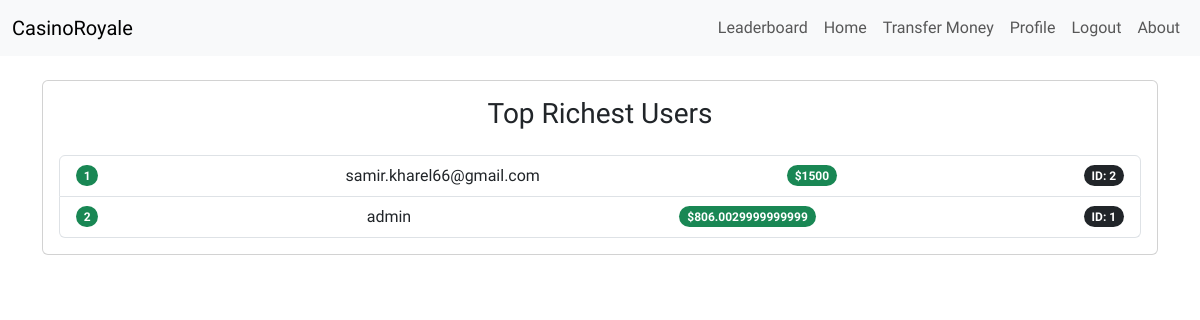
The page /leaderboard (signed in) on the database as committed earlier.
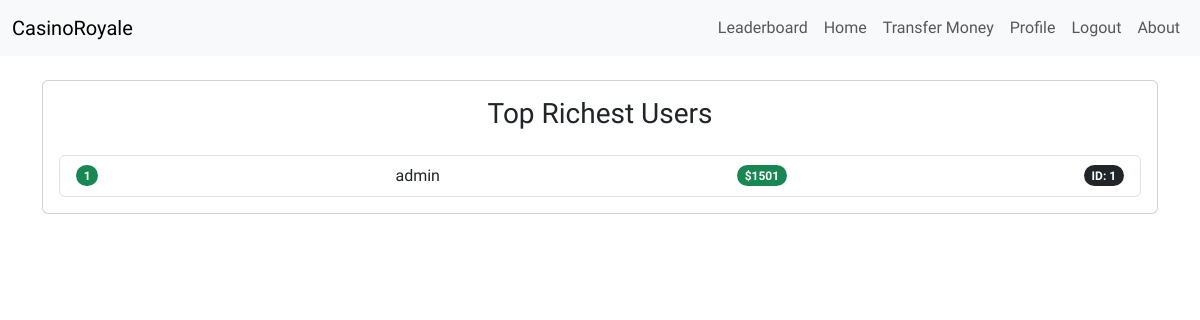
The same page on the database as committed later.
### app/main.py (models this page shows, shortened)
class User(db.Model, UserMixin):
     id = db.Column(db.Integer, primary_key=True)
     username = db.Column(db.String, unique=True, nullable=False)
     password = db.Column(db.String, nullable=False)
     balance = db.Column(db.Integer, default=1500)
     about = db.Column(db.String(150))
     account_created = db.Column(db.String)

### app/main.py (the view)
@app.route('/leaderboard', methods=['POST', 'GET'])
def leaderboard():
    top_users = User.query.order_by(User.balance.desc()).all()
    return render_template('leaderboard.html', top_users=top_users)

### app/main.py (called while the page is built)
@login_manager.user_loader
def load_user(user_id):
    return User.query.get(int(user_id))

### app/templates/leaderboard.html
{% extends "base.html" %} {%block title%}Leaderboard - CasinoRoylae {%endblock%}
{% block content %}
<div class="card">
  <div class="card-body">
    <h3 class="text-center mb-4">Top Richest Users</h3>
    <ul class="list-group">
      {% for user in top_users %}
      <li
        class="list-group-item d-flex justify-content-between align-items-center"
      >
        <span class="badge bg-success rounded-pill">{{ loop.index }}</span>
        {{ user.username }}
        <span class="badge bg-success rounded-pill">${{ user.balance }}</span>
        <span class="badge bg-dark rounded-pill">ID: {{ user.id }}</span>
      </li>
      {% endfor %}
    </ul>
  </div>
</div>
{% endblock %}

Rows that differ between the two databases and show on the page:
removed User: username "samir.kharel66@gmail.com", balance "1500", id "2"
changed User "admin": balance "806.0029999999999" → "1501"
